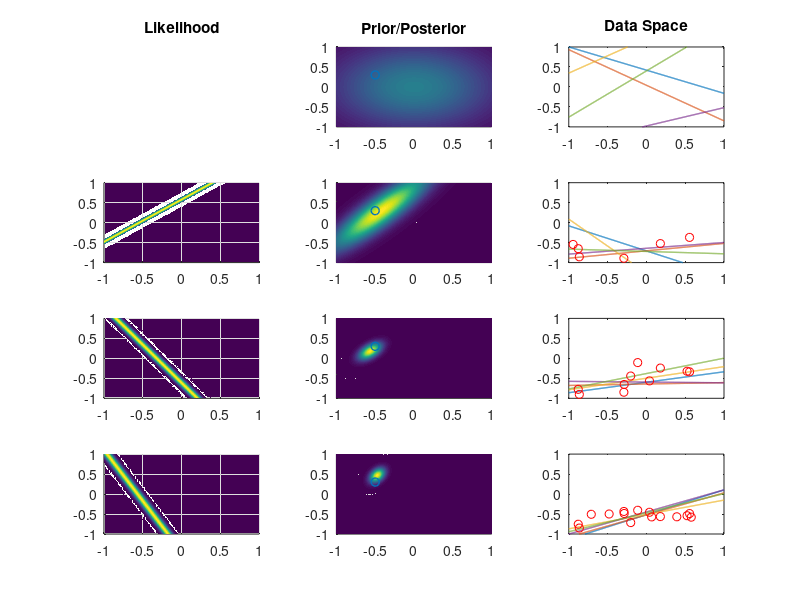

The MATLAB script that drew this image: (Note: this script raises an error after producing the figure.)
%% Makeene Learning Mini Matlab 2
% Kelvin Lin Spencer Chan Neema Aggarwal
clc; close all; clear all;

%% Bayesian Linear Regression
% initialize variables
[w0,w1] = meshgrid(linspace(-1,1,1000),linspace(-1,1,1000));
w0p = reshape(w0,numel(w0),1);
w1p = reshape(w1,numel(w1),1);
a0 = -0.5;
a1 = 0.3;
alpha = 2;
beta = 25;
mu = [0 0];
sigma = 1/alpha*eye(2);

% plot first iteration
pp = mvnpdf([w0p,w1p],mu,sigma);
ppp = reshape(pp,sqrt(numel(pp)),sqrt(numel(pp)));
guess = mvnrnd(mu,sigma,5);
x = linspace(-1,1,1000);

figure; 
subplot(4,3,1); axis off;

title('Likelihood')

subplot(4,3,2);

surf(w0,w1,ppp,'EdgeColor','none'); view(2);hold on;
scatter3(a0,a1,100,'w+','LineWidth',1); hold off;
title('Prior/Posterior')

subplot(4,3,3);

for line = 1:5;
   plot(x,guess(line,1)+x.*guess(line,2),'LineWidth',1);hold on;
end
samples = -1 + randi([0 1000],1)/500;
samplesy = a0 + samples.*a1 + randn(1)/(sqrt(beta));
phi = [1,samplesy];
hold off;
ylim([-1 1]);
title('Data Space')

for ii = 2:4
    subplot(4,3,3*ii-1) % plot posterior
    
    % update posterior
    sigma = inv(alpha*eye(2)+beta*phi'*phi); % eqn 3.54
    mu = beta*sigma*phi'*samplesy; % eqn 3.53
    pp = mvnpdf([w0p,w1p],mu',sigma);
    ppp = reshape(pp,sqrt(numel(pp)),sqrt(numel(pp)));
    
    surf(w0,w1,ppp+0.01,'EdgeColor','none'); view(2); hold on; % plot posterior
    scatter3(a0,a1,100,'w+','LineWidth',1); hold off;
    
    % collect new observations
    samples = [samples;-1 + randi([0 1000],[5,1])/500];
    samplesy = a0 + samples.*a1 + randn(size(samples))/(sqrt(beta));
    phi = [ones(size(samples)),samples];
    
    subplot(4,3,3*ii) % plot observations and guesses
    
    guess = mvnrnd(mu,sigma,5);
    for line = 1:5;
        plot(x,guess(line,1)+x.*guess(line,2),'LineWidth',1);hold on;
    end
    plot(samples,samplesy,'ro'); hold off;
    ylim([-1 1]);
    
    subplot(4,3,3*ii-2) % plot likelihood
    X = [1;samples(end)];
    lp = normpdf(samplesy(end),[w0p,w1p]*X,1/beta);
    lp = reshape(lp,sqrt(numel(lp)),sqrt(numel(lp)));
    surf(w0,w1,lp,'EdgeColor','none'); view(2);
    
end

suptitle('Bayesian Linear Regression');

%% Part 2, Figure 3.8

x = 0:.01:1;
green = sin(2*pi*x);
noise = .25*randn(1,length(green));
data = green+noise;

% 1 Sample
n1 = randi([1 length(data)],1,1);
% 2 Samples
n2 = [n1 randi([1 length(data)],1,1)];
% 4 Samples
n3 = [n2 randi([1 length(data)],1,2)];
% 25 Samples
n4 = [n3 randi([1 length(data)],1,21)];

%% Design Matrices

mu = linspace(0,1,9);
s = .1;
phi1 = exp(-(x(n1)-mu).^2/(2*s^2));

phi2 = zeros(length(n2),9);
for ii = 1:length(n2)
    phi2(ii,:) = exp(-(x(n2(ii))-mu).^2/(2*s^2));
end

phi3 = zeros(length(n3),9);
for ii = 1:length(n3)
    phi3(ii,:) = exp(-(x(n3(ii))-mu).^2/(2*s^2));
end

phi4 = zeros(length(n4),9);
for ii = 1:length(n4)
    phi4(ii,:) = exp(-(x(n4(ii))-mu).^2/(2*s^2));
end

%% Computations
beta = 25;
alpha = 2;

sn1 = (alpha*eye(9) + beta*(phi1'*phi1))^-1;
sn2 = (alpha*eye(9) + beta*(phi2'*phi2))^-1;
sn3 = (alpha*eye(9) + beta*(phi3'*phi3))^-1;
sn4 = (alpha*eye(9) + beta*(phi4'*phi4))^-1;

mn1 = beta*sn1*phi1'*data(n1)';
mn2 = beta*sn2*phi2'*data(n2)';
mn3 = beta*sn3*phi3'*data(n3)';
mn4 = beta*sn4*phi4'*data(n4)';


sphi = zeros(9,1);
for ii = 1:length(x)
    sphi = exp(-(x(ii)-mu').^2./(2*s^2));
    mean1(ii) = mn1'*sphi;
    mean2(ii) = mn2'*sphi;
    mean3(ii) = mn3'*sphi;
    mean4(ii) = mn4'*sphi;
    
    var1(ii) = 1/beta + sphi'*sn1*sphi;
    var2(ii) = 1/beta + sphi'*sn2*sphi;
    var3(ii) = 1/beta + sphi'*sn3*sphi;
    var4(ii) = 1/beta + sphi'*sn4*sphi;
end

%% Plots
% 1 Sample
figure
subplot(2,2,1);
axis([0,1,-1.5,1.5])
hold on;
a = mean1 + sqrt(var1);
b = mean1 - sqrt(var1);
h = fill([x fliplr(x)], [a fliplr(b)], 'r');
set(h,'facealpha',0.3)
plot(x,green,'g')
plot(x(n1),data(n1),'o')
plot(x,mean1)
title('One Observation')


% 2 Samples 
subplot(2,2,2);
axis([0,1,-1.5,1.5])
hold on;
a = mean2 + sqrt(var2);
b = mean2 - sqrt(var2);
h = fill([x fliplr(x)], [a fliplr(b)], 'r');
set(h,'facealpha',0.3)
plot(x,green,'g')
plot(x(n2),data(n2),'o')
plot(x,mean2)
title('Two Observations')


% 4 Samples
subplot(2,2,3);
axis([0,1,-1.5,1.5])
hold on;
a = mean3 + sqrt(var3);
b = mean3 - sqrt(var3);
h = fill([x fliplr(x)], [a fliplr(b)], 'r');
set(h,'facealpha',0.3)
plot(x,green,'g')
plot(x(n3),data(n3),'o')
plot(x,mean3)
title('Four Observations')

% 25 Samples
subplot(2,2,4);
axis([0,1,-1.5,1.5])
hold on;
a = mean4 + sqrt(var4);
b = mean4 - sqrt(var4);
h = fill([x fliplr(x)], [a fliplr(b)], 'r');
set(h,'facealpha',0.3)
plot(x,green,'g')
plot(x(n4),data(n4),'o')
plot(x,mean4)
title('Twenty Five Observations')
suptitle('Predictive Distribution Over Multiple Observations')